Frame 1 (no input): blank canvas, image omitted
Frame 60 (no input): blank canvas, image omitted
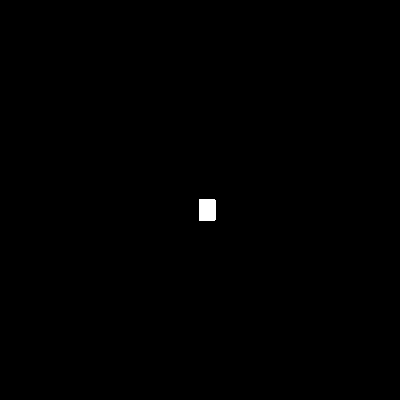
Frame 120 (the mouse pressed at the canvas centre since frame 60)

The p5.js sketch whose frames 1 and 60 were blank and that drew this single picture after the mouse press (run headless with seeded random() and noise() and a simulated clock; from frame 60 on, the mouse is pressed at the canvas centre):

// p5.js sketch
// ── sketch.js
function setup() {
    createCanvas(400, 400);
    background("black");
  }
  
  function draw() {
    stroke("white");
    fill("white");
  
  
    //console.log(mouseIsPressed);
  
    if (mouseIsPressed) rect(mouseX, mouseY, 15, 20);
  }
  
